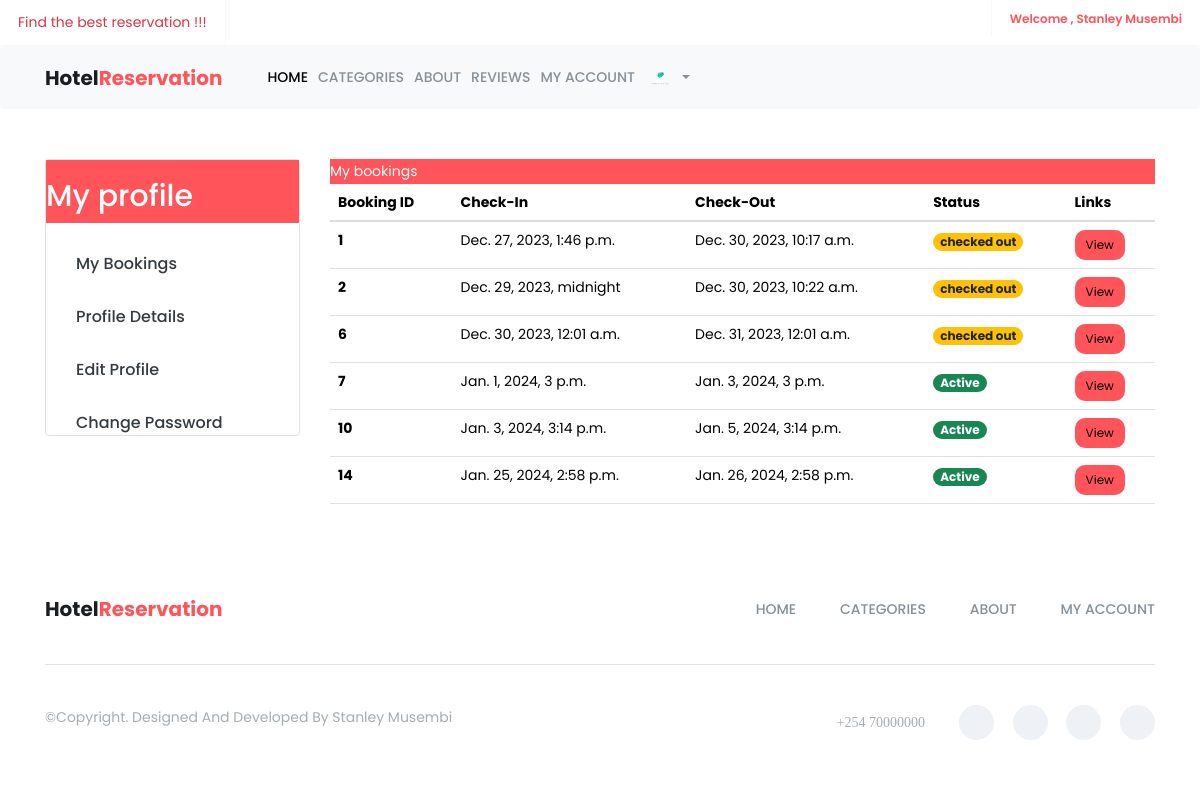
The app's page /auth/my_bookings/ (signed in), older data.
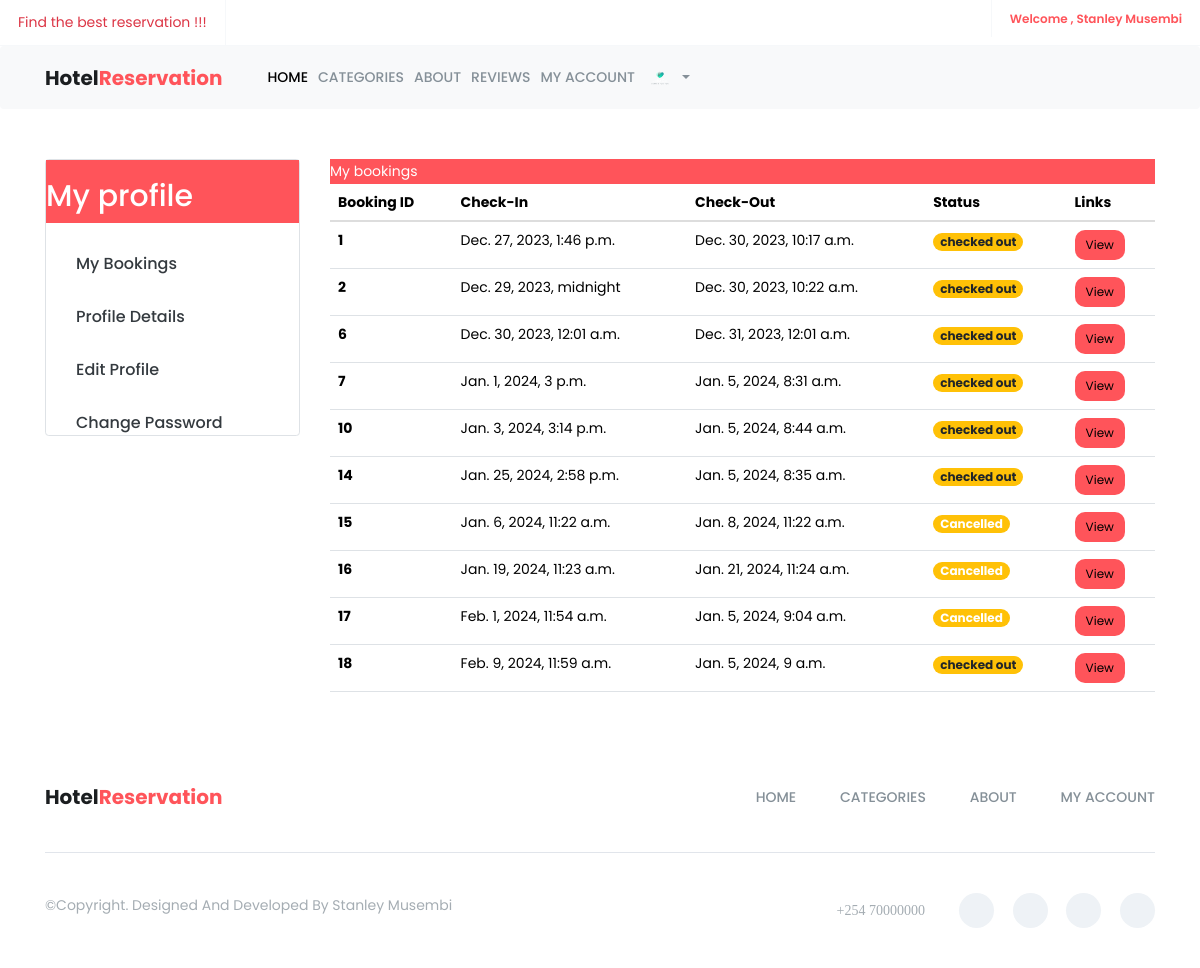
The same page, newer data.
### accounts/models.py (models this page shows, shortened)
class CustomUser(AbstractUser):
    email = models.EmailField(unique=True)
    gender = models.CharField(max_length=1,  blank=True, null=True)
    address = models.CharField(max_length=255, blank=True, null=True)
    image = models.ImageField(upload_to="user_images", blank=True, null=True)
    username = None
    objects = CustomUserManager()
    USERNAME_FIELD = 'email'
    REQUIRED_FIELDS = []

### hotel/models.py (models this page shows, shortened)
class Booking(models.Model):
    room = models.ForeignKey('Room' , on_delete=models.CASCADE)
    user = models.ForeignKey('accounts.CustomUser' , on_delete=models.CASCADE)
    persons = models.IntegerField()
    check_in = models.DateTimeField()
    check_out = models.DateTimeField()
    STATUS_CHOICES = (
        ('active' , 'active') ,
        ('cancelled' , 'cancelled') ,
        ('checked out' , 'checked out')
    )
    status = models.CharField(max_length=255 , choices=STATUS_CHOICES , default='active')
    added_on = models.DateTimeField(auto_now_add=True)
    updated_on = models.DateTimeField(auto_now=True)

### accounts/views.py (the view)
# urls.py: path('my_bookings/' , my_booking , name='my_bookings'),
@login_required(login_url='accounts:login')
def my_booking(request):
    user = request.user
    bookings = Booking.objects.filter(user=user)
    context = {
        'bookings':bookings
    }
    return render(request , 'public/my_bookings.html' , context)

### templates/public/my_bookings.html (shortened to what this page needs)
{% extends 'public/base.html' %}
{% load static %}
{% block content %}
    <div class="container m-5">
        <div class="row">
             {% include 'public/profile_sidebar.html'%}
            <div class="col-md-9">
                <div class="card-header primary-bg">
                     <p class= "  text-white">My bookings </p>
                </div>
                {% if bookings %}
                    <table class="table responsive">
                        <thead>
                            <tr>
                                <th scope="col">Booking ID</th>
                                <th scope="col">Check-In</th>
                                <th scope="col">Check-Out</th>
                                <th scope="col">Status</th>
                                <th scope="col">Links</th>
                            </tr>
                        </thead>
                        <tbody>
                            {% for booking in bookings %}
                                <tr>
                                    <th scope="row">{{ booking.id }}</th>
                                    <td>{{ booking.check_in }}</td>
                                    <td>{{ booking.check_out }}</td>
                                    <td>
                                        {% if booking.status == 'active' %}
                                            <span class="badge bg-success">Active</span>
                                            {% endif %}
                                        {% if booking.status == 'cancelled' %}
                                            <span class="badge bg-warning">Cancelled</span>
                                            {% endif %}
                                        {% if booking.status == 'checked out' %}
                                            <span class="badge bg-warning text-dark">checked out</span>
                                        {% endif %}
                                    </td>
                                    <td>
                                        <a href="{% url 'accounts:booking_details' booking.id %}"><button  class="btn btn-custom btn-sm">View </button></a>
                                    </td>
                                </tr>
                            {% endfor %}
                        </tbody>
                    </table>
                {% else %}
                    <p>No bookings found.</p>
                {% endif %}
            </div>
        </div>
    </div>
{% endblock %}

### templates/public/base.html (shortened to what this page needs)
{% load static %}
<!doctype html>
<html class="no-js" lang="en">
    <head>
        <link href="https://cdn.jsdelivr.net/npm/bootstrap@5.3.2/dist/css/bootstrap.min.css" rel="stylesheet">
		<link href="https://cdn.jsdelivr.net/npm/bootstrap@5.3.2/dist/css/bootstrap.min.css" rel="stylesheet">
        <link rel="stylesheet" href="{% static 'assets/css/font-awesome.min.css' %}">
		<link rel="stylesheet" href="{% static 'assets/css/linearicons.css' %}">
        <link rel="stylesheet" href="{% static 'assets/css/animate.css' %}">
        <link rel="stylesheet" href="{% static 'assets/css/flaticon.css' %}">
        <link rel="stylesheet" href="{% static 'assets/css/slick.css' %}">
		<link rel="stylesheet" href="{% static 'assets/css/slick-theme.css' %}">
        <link rel="stylesheet" href="{% static 'assets/css/bootstrap.min.css' %}">
		<link rel="stylesheet" href="{% static 'assets/css/bootsnav.css' %}" >
        <link rel="stylesheet" href="{% static 'assets/css/style.css' %}">
        <link rel="stylesheet" href="{% static 'assets/css/responsive.css' %}">
    </head>
	<body>
		<header id="header-top" class="header-top">
			<ul>
				<li>
					<div class="header-top-left">
						<ul>
							<li class="select-opt">
								 <p class="text-danger">Find the best reservation !!!</p>
							</li>
						</ul>
					</div>
				</li>
				<li class="head-responsive-right pull-right">
                    <div class="header-top-right">
                        {% if  user.is_authenticated %}
						<ul>
							<li class="header-top-contact">
								 <a href="">Welcome , {{user.first_name }} {{user.last_name}} </a>
							</li>
						</ul>
						{% endif%}
                    </div>
                </li>
			</ul>
		</header>
		<section class="top-area">
			<div class="header-area">
			    <nav class="navbar navbar-expand-lg navbar-light bg-light fixed-top" style ="width:100%;" data-bs-minus-value-desktop="70" data-bs-minus-value-mobile="55" data-bs-speed="1000">
					<div class="container">
						<div class="navbar-brand">
							<a  href="{% url 'hotel:home'%} "  >Hotel<span class="brand-span">reservation</span></a>
						</div>
						<div class="collapse navbar-collapse menu-ui-design" id="navbar-menu">
							<ul class="navbar-nav ms-auto" data-bs-in="fadeInDown" data-bs-out="fadeOutUp">
								<li class="nav-item"><a href="{% url 'hotel:home' %}" class="nav-link active" href="#home">Home</a></li>
								<li class="nav-item"><a href="{% url 'hotel:all_categories' %}" class="nav-link" href="#works">Categories </a></li>
								<li class="nav-item"><a href="" class="nav-link" href="#explore">About</a></li>
								<li class="nav-item"><a href="" class="nav-link" href="#reviews">Reviews</a></li>
								<li class="nav-item"><a href="{% url 'accounts:profile' %}" class="nav-link" href="#contact">My Account</a></li>
								  {% if user.is_authenticated %}
								  <li class="nav-item ml-auto dropdown">
									  <a class="nav-link dropdown-toggle" href="#" id="profileDropdown" role="button" data-bs-toggle="dropdown" aria-haspopup="true" aria-expanded="false">
										  {% if user.image %}
											  <img src="{{ user.image.url }}" alt="Profile Image" width="30px" class="profile-image">
										  {% else %}
											  <img src="{% static 'assets/img/placeholder.webp' %}" alt="Placeholder Image" width="30px" class="profile-image">
										  {% endif %}
									  </a>
								  </li>
								  {% endif %}
							</ul>
						</div>
					</div>
				</nav>
			</div>
		</section>
        {% block content%}
         {% endblock content%}
		<footer id="footer"  class="footer">
			<div class="container">
				<div class="footer-menu">
		           	<div class="row">
			           	<div class="col-sm-3">
			           		 <div class="navbar-header">
				                <a class="navbar-brand" href="{% url 'hotel:home' %}">Hotel<span class="brand-span">Reservation</span></a>
				            </div>
			           	</div>
			           	<div class="col-sm-9">
			           		<ul class="footer-menu-item">
			                    <li class="scroll"><a  href="{% url 'hotel:home' %}">home</a></li>
			                    <li class="scroll"><a href="{% url 'hotel:all_categories' %}">categories</a></li>
			                    <li class="scroll"><a href="#reviews">about</a></li>
			                    <li class="scroll"><a href="{% url 'accounts:profile' %}">my account</a></li>
			                </ul>
			           	</div>
		           </div>
				</div>
				<div class="hm-footer-copyright">
					<div class="row">
						<div class="col-sm-5">
							<p>
								&copy;copyright. designed and developed by Stanley Musembi
							</p>
						</div>
						<div class="col-sm-7">
							<div class="footer-social">
								<span><i class="fa fa-phone"> +254 70000000 </i></span>
								<a href="#"><i class="fa fa-facebook"></i></a>
								<a href="#"><i class="fa fa-twitter"></i></a>
								<a href="#"><i class="fa fa-linkedin"></i></a>
								<a href="#"><i class="fa fa-google-plus"></i></a>
							</div>
						</div>
					</div>
				</div>
			</div>
        </footer>
    </body>
</html>

### templates/public/profile_sidebar.html
<div class="col-md-3">
    <div class="list-group border">
        <div class=" primary-bg">
            <h2 class="text-white">My profile</h2>
        </div>
        <div class="mt-5">
        <a href="{% url 'accounts:my_bookings' %}"><div  class="px-5  "> My bookings </div></a>
        </div>
        <div class="mt-5">
            <a href="{% url 'accounts:edit_profile' %} "  > <div  class="px-5">Profile details</div> </a>
         </div>
        <div class="mt-5">
        <a href=" {% url 'accounts:profile_details' %}"><div  class="px-5">Edit profile </div></a>
        </div>
        <div class="mt-5">
        <a href="{% url 'accounts:change_password' %}" ><div  class="px-5">Change Password</div></a>
        </div>
    </div>
</div>

### static/assets/css/bootsnav.css (style rules this page uses)
body { -webkit-transition: all 0.3s ease-in-out; -moz-transition: all 0.3s ease-in-out; -o-transition: all 0.3s ease-in-out; -ms-transition: all 0.3s ease-in-out; transition: all 0.3s ease-in-out; }

### static/assets/css/style.css (style rules this page uses)
* { padding: 0; margin: 0; }
* { -webkit-box-sizing:border-box; -moz-box-sizing:border-box; -o-box-sizing:border-box; -ms-box-sizing:border-box; box-sizing:border-box; }
body { font-family: 'Poppins', sans-serif; font-size:14px; color:#a09e9c; text-transform:initial; max-width:1920px; margin:0 auto; overflow-x:hidden; }
a,a:hover,a:active,a:focus { display:inline-block; text-decoration:none; color: #343a3f; font-size:16px; padding:0; font-weight: 500; text-transform: capitalize; }
p { margin: 0; color:#767f86; font-size:14px; line-height: 1.8; text-transform: initial; }
img { border:none;max-width:100%; height:auto; }
ul { padding: 0; margin: 0 auto; list-style: none; }
ul li { list-style: none; }
select,input,textarea,button { box-shadow:none;outline:0!important; }
button { background: transparent;border: 0;font-size: 12px; }
html,body { height: 100%; }
.header-top { border-bottom:1px solid #f6f8fa; }
.header-top ul li { display: inline-block; }
.header-top-left li,.header-top-right li { display: inline-block; }
.select-opt,.header-top-contact { padding: 10px 18px; border-right: 1px solid #f6f8fa; }
.header-top-contact { border-right: 0; border-left: 1px solid #f6f8fa; font-size: 12px; }
.header-top-right ul li a { color:#ff545a; font-size: 12px; font-weight: 600; }
.primary-bg { background:#ff545a; }
.btn-custom { background-color:#ff545a; color: #000; border-radius: 10px; }
.navbar-brand { display: inline-block; color: #1b1e20; font-size: 20px; font-weight: 700; text-transform:capitalize; }
.navbar-brand a { color: #1b1e20; font-size: 20px; font-weight: 700; text-transform:capitalize; }
.brand-span { display: inline-block;color:#ff545a;text-transform:capitalize; }
.nav-link { color: #859098; font-size: 14px; font-weight: 500; text-transform:uppercase; -webkit-transition: 0.3s linear; -moz-transition: 0.3s linear; -ms-transition: 0.3s linear; -o-transition: 0.3s linear; transition: 0.3s linear; }
.nav-link { padding:34px 21px; }
.menu-ui-design { overflow-y:scroll;height: 350px; }
.footer-menu { padding: 45px 0; }
.footer-menu .navbar-header { padding:0; }
.footer-menu .navbar-header a.navbar-brand,.footer-menu.footer-menu .navbar-header a.navbar-brand:hover,.footer-menu .navbar-header a.navbar-brand:focus { padding:0; height: 0; }
.footer-menu ul.footer-menu-item { text-align: right; }
.footer-menu ul.footer-menu-item li { display: inline-block; }
.footer-menu ul.footer-menu-item li a { color: #859098; font-size: 14px; text-transform: uppercase; padding-left: 40px; -webkit-transition:0.3s linear; -moz-transition:0.3s linear; -o-transition:0.3s linear; transition:0.3s linear; }
.hm-footer-copyright { padding: 40px 0; border-top: 1px solid #e1e5eb; }
.hm-footer-copyright p,.hm-footer-copyright p a { color: #a5adb3; font-size: 14px; font-weight: 400; text-transform: capitalize; }
.footer-social { text-align: right; }
.footer-social .fa-phone:before { position: relative; top: 2px; }
.footer-social a ,.footer-social span { display: inline-block; color: #afb4bf; font-size: 14px; margin-left: 15px; -webkit-transition: .3s; -moz-transition:.3s; -ms-transition:.3s; -o-transition:.3s; transition: .3s; }
.footer-social a { width: 35px; height: 35px; line-height: 35px; background: #eef2f6; text-align: center; border-radius: 50%; }
.footer-social span { margin-right:15px;margin-left: 0;color: #a5adb3; }

Row changes from the older to the newer data that the page shows:
changed Booking id 7: check_out "Jan. 3, 2024, 3 p.m." → "Jan. 5, 2024, 8:31 a.m."; status "Active" → "checked out"
changed Booking id 10: check_out "Jan. 5, 2024, 3:14 p.m." → "Jan. 5, 2024, 8:44 a.m."; status "Active" → "checked out"
changed Booking id 14: check_out "Jan. 26, 2024, 2:58 p.m." → "Jan. 5, 2024, 8:35 a.m."; status "Active" → "checked out"
added Booking: id "15", check_in "Jan. 6, 2024, 11:22 a.m.", check_out "Jan. 8, 2024, 11:22 a.m.", status "Cancelled"
added Booking: id "16", check_in "Jan. 19, 2024, 11:23 a.m.", check_out "Jan. 21, 2024, 11:24 a.m.", status "Cancelled"
added Booking: id "17", check_in "Feb. 1, 2024, 11:54 a.m.", check_out "Jan. 5, 2024, 9:04 a.m.", status "Cancelled"
added Booking: id "18", check_in "Feb. 9, 2024, 11:59 a.m.", check_out "Jan. 5, 2024, 9 a.m.", status "checked out"
